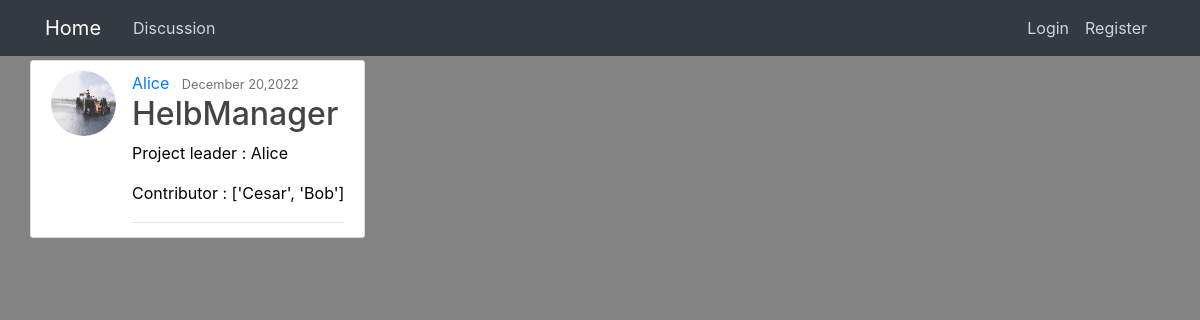
The app's page /post/1/ with its own data.
### blog/models.py (models this page shows, shortened)
class Post(models.Model):
    date_posted = models.DateTimeField(default=timezone.now)
    author = models.ForeignKey(User, on_delete=models.CASCADE)
    title = models.CharField(max_length=100)
    contributor = models.CharField(max_length=100)
    status = models.TextField()
    tasks_subtasks =  models.TextField()
    priority =  models.TextField()
    class Meta:
        ordering = ['contributor']
    def get_all_contributor(self):
        contributor_inTab = []
        contributors = ""
        i = 0
        for letter in self.contributor:
            if letter == ';':
                 contributor_inTab += [contributors]
                 contributors = ""
                 i+=1
            else:
                contributors+= letter
        contributor_inTab +=[contributors]
        return contributor_inTab

### users/models.py (models this page shows, shortened)
class Profile(models.Model):
    user = models.OneToOneField(User, on_delete=models.CASCADE)
    image = models.ImageField(default='default.jpg', upload_to='profile_pics')

### blog/views.py (the view)
# urls.py: path('post/<int:pk>/', PostDetailView.as_view(), name='post-detail'),
class PostDetailView(DetailView):
    model = Post
    password = forms.CharField(widget=forms.PasswordInput)

### blog/templates/Blog/post_detail.html (shortened to what this page needs)
{% extends "blog/base.html" %}
{% block content %}
       <article class="media content-section">
        <img class="rounded-circle article-img" src="{{ object.author.profile.image.url}}">
    <div class="media-body">
    <div class="article-metadata">
      <a class="mr-2" href="#">{{ object.author }}</a>
      <small class="text-muted">{{ object.date_posted|date:"F d,Y" }}</small>
      <h2 class="article-title"> {{ object.title }}</h2>
      <p>Project leader :  {{ object.author }}</p>
      <p>Contributor : {{ object.get_all_contributor }}</p>
</article>
{% endblock %}

### blog/static/blog/main.css (style rules this page uses)
* { margin: 0; padding: 0; box-sizing: border-box; }
body { background: #838383; color: #000000; margin-top: 5rem; margin: 0; }
h1, h2, h3, h4, h5, h6 { color: #444444; }
.content-section { background: #ffffff; padding: 10px 20px; border: 1px solid #dddddd; border-radius: 3px; margin-bottom: 20px; }
.article-title { color: #444444; }
.article-img { height: 65px; width: 65px; margin-right: 16px; }
.article-metadata { padding-bottom: 1px; margin-bottom: 4px; border-bottom: 1px solid #e3e3e3 }

### records on screen
Post: author.profile.image (picture), author "Alice", date_posted "December 20,2022", title "HelbManager", get_all_contributor "['Cesar', 'Bob']"
